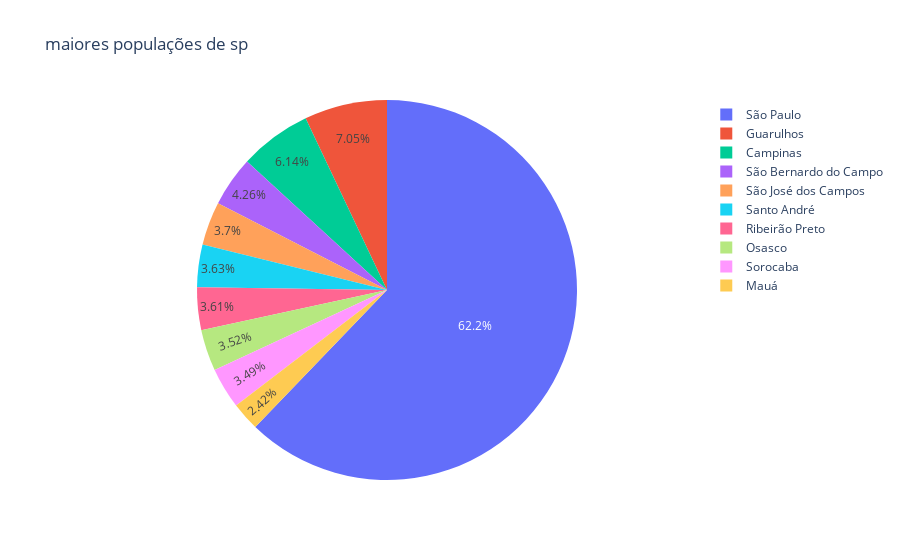

The cell this chart's notebook holds for it:
### Code cell
maiores_cidades_sp
 
fig= px.pie(

    maiores_cidades_sp,

    values='pop_21',

    names='name',

    title='maiores populações de sp'

)

fig

### Figure 1 — Plotly figure (JSON) as saved in the notebook; plotly's stock layout.template omitted (floating-point values rounded to 4 significant figures)
{"data": [{"domain": {"x": [0, 1], "y": [0, 1]}, "hovertemplate": "name=%{label}<br>pop_21=%{value}<extra></extra>", "labels": ["São Paulo", "Guarulhos", "Campinas", "São Bernardo do Campo", "São José dos Campos", "Santo André", "Ribeirão Preto", "Osasco", "Sorocaba", "Mauá"], "legendgroup": "", "name": "", "showlegend": true, "type": "pie", "values": [12396372, 1404694, 1223237, 849874, 737310, 723889, 720116, 701428, 695328, 481725]}], "layout": {"autosize": true, "legend": {"tracegroupgap": 0}, "title": {"text": "maiores populações de sp"}}}
